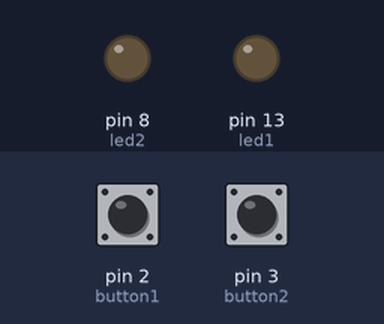
This sketch was run on a simulated Arduino Uno, built with avr-gcc and run on an emulated ATmega328P. On the bench: output pins drawn as LEDs (lit = HIGH). The inputs (shaded band) are chosen by the test bench; at power-on: pin 2 (button1) HIGH, pin 3 (button2) HIGH.

Above: at 1.2 s.
1.3 s: pin 2 (button1) pulled LOW for 0.15 s
At 1.9 s:
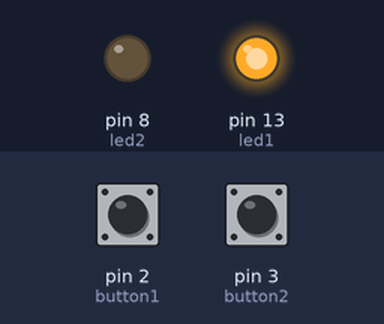
2.9 s: pin 3 (button2) pulled LOW for 0.15 s
At 4.1 s:
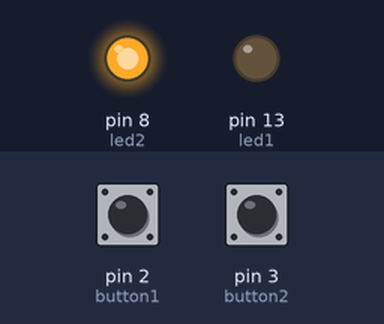
4.5 s: pin 2 (button1) pulled LOW for 1 s
At 5.5 s:
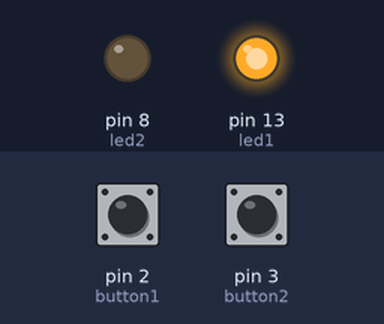
7.0 s: pin 3 (button2) pulled LOW for 1 s
At 7.4 s:
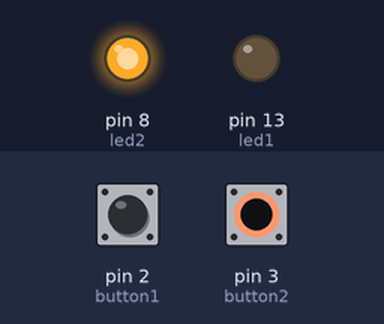
9.5 s: pin 2 (button1) driven LOW and pin 3 (button2) driven LOW
At 10.3 s:
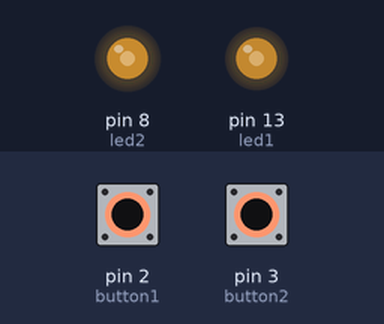
11.0 s: pin 2 (button1) driven HIGH
At 11.5 s:
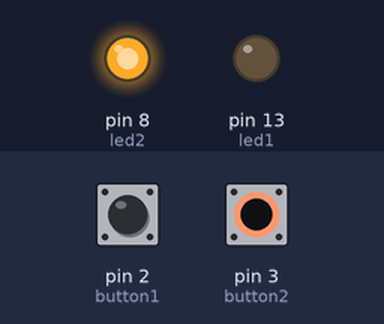
Timing chart, 0 to 13.5 s (numbered marks = the images above; inputs shaded):
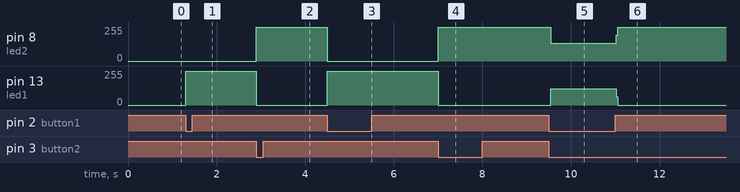

Measured:
- after the input at 1.3 s, pin 13 (led1): 0/255 → 255/255 at once
- after the input at 2.9 s, pin 8 (led2): 0/255 → 255/255 at once; pin 13 (led1): 255/255 → 0/255 at once
- after the input at 4.5 s, pin 8 (led2): 255/255 → 0/255 at once; pin 13 (led1): 0/255 → 255/255 at once
- after the input at 7.0 s, pin 8 (led2): 0/255 → 255/255 at once; pin 13 (led1): 255/255 → 0/255 at once
- after the input at 9.5 s, pin 8 (led2): 255/255 → 133/255 at once; pin 13 (led1): 0/255 → 122/255 at once
- after the input at 11.0 s, pin 8 (led2): 133/255 → 255/255 at once; pin 13 (led1): 122/255 → 0/255 at once

The sketch:

Senaro5.ino
```cpp
const int button1 = 2;
const int button2 = 3;

const int led1 = 13;   //  LED 1
const int led2 = 8;    // LED 2

void setup()
{
    pinMode(button1, INPUT_PULLUP);
    pinMode(button2, INPUT_PULLUP);

    pinMode(led1, OUTPUT);
    pinMode(led2, OUTPUT);
}

void loop()
{
    // If Button1 is pressed
    if (digitalRead(button1) == LOW)
    {
        digitalWrite(led1, HIGH);
        digitalWrite(led2, LOW);
    }

    // If Button2 is pressed
    if (digitalRead(button2) == LOW)
    {
        digitalWrite(led1, LOW);
        digitalWrite(led2, HIGH);
    }
}
```
